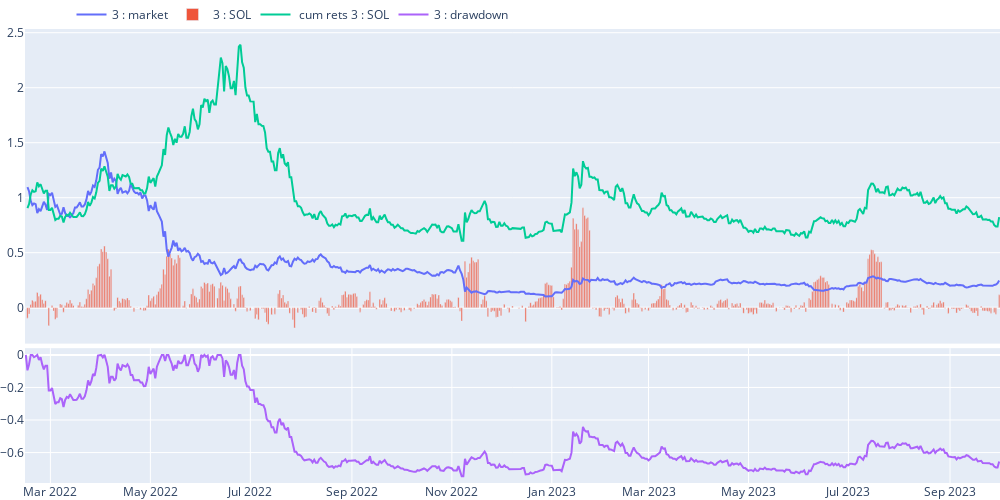
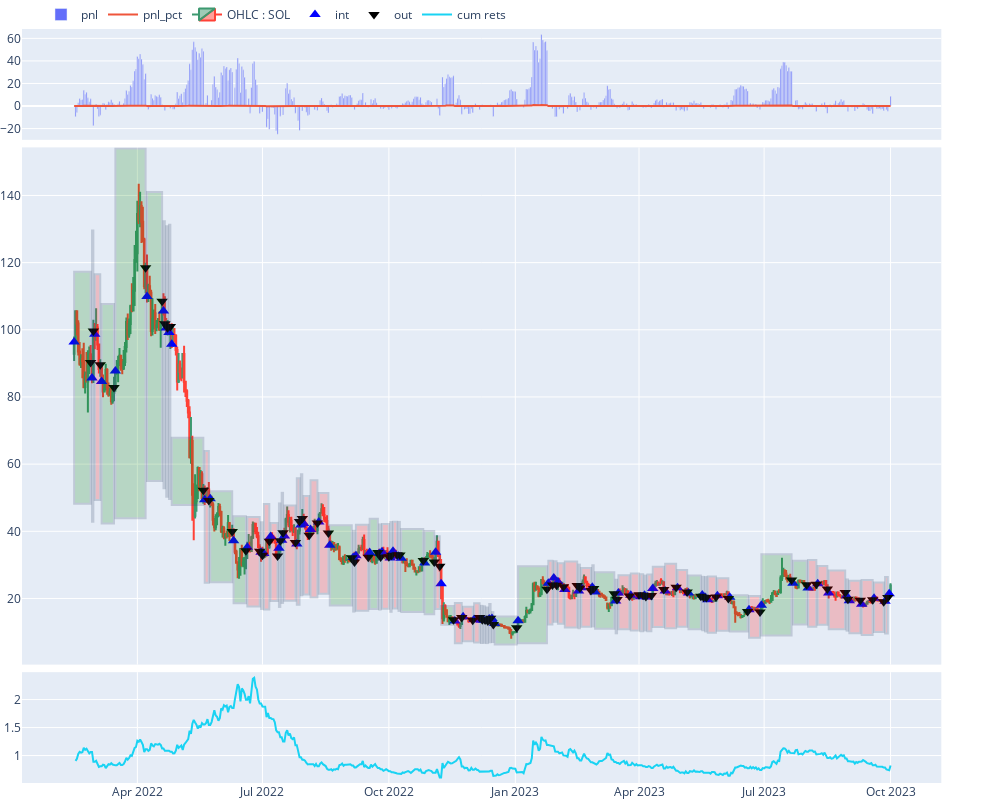

Notebook cell for these charts, in order:
### Code cell
AGENT[2].view_report()

### Figure 1 — Plotly figure (JSON) as saved in the notebook; plotly's stock layout.template omitted (floating-point values rounded to 4 significant figures; data arrays with more than 128 entries replaced by an {"elided": "..."} marker saying what was removed)
{"data": [{"name": "3 : market", "type": "scatter", "x": {"elided": "595 str values"}, "xaxis": "x", "y": {"elided": "595 float values"}, "yaxis": "y"}, {"name": "3 : SOL", "type": "bar", "x": {"elided": "595 str values"}, "xaxis": "x", "y": {"elided": "595 float values"}, "yaxis": "y"}, {"name": " cum rets 3 : SOL", "type": "scatter", "x": {"elided": "595 str values"}, "xaxis": "x", "y": {"elided": "595 float values"}, "yaxis": "y"}, {"name": "3 : drawdown", "type": "scatter", "x": {"elided": "595 str values"}, "xaxis": "x2", "y": {"elided": "595 float values"}, "yaxis": "y2"}], "layout": {"height": 500, "legend": {"orientation": "h", "x": 0.5, "xanchor": "right", "y": 1, "yanchor": "bottom"}, "margin": {"b": 0, "l": 10, "r": 0, "t": 0}, "width": 1000, "xaxis": {"anchor": "y", "domain": [0, 1], "matches": "x2", "showticklabels": false}, "xaxis2": {"anchor": "y2", "domain": [0, 1]}, "yaxis": {"anchor": "x", "domain": [0.307, 1]}, "yaxis2": {"anchor": "x2", "domain": [0, 0.297]}}}

### Figure 2 — Plotly figure (JSON) as saved in the notebook; plotly's stock layout.template omitted (floating-point values rounded to 4 significant figures; data arrays with more than 128 entries replaced by an {"elided": "..."} marker saying what was removed)
{"data": [{"name": "pnl", "type": "bar", "x": {"elided": "595 str values"}, "xaxis": "x", "y": {"elided": "595 float values"}, "yaxis": "y"}, {"name": "pnl_pct", "type": "scatter", "x": {"elided": "595 str values"}, "xaxis": "x", "y": {"elided": "595 float values"}, "yaxis": "y"}, {"close": {"elided": "595 float values"}, "high": {"elided": "595 float values"}, "low": {"elided": "595 float values"}, "name": "OHLC : SOL", "open": {"elided": "595 float values"}, "type": "candlestick", "x": {"elided": "595 str values"}, "xaxis": "x2", "yaxis": "y3"}, {"marker": {"color": "blue", "size": 10, "symbol": 5}, "mode": "markers", "name": "int", "type": "scatter", "x": ["2022-02-14T00:00:00", "2022-02-27T00:00:00", "2022-03-01T00:00:00", "2022-03-06T00:00:00", "2022-03-16T00:00:00", "2022-04-08T00:00:00", "2022-04-20T00:00:00", "2022-04-22T00:00:00", "2022-04-24T00:00:00", "2022-04-26T00:00:00", "2022-05-20T00:00:00", "2022-05-24T00:00:00", "2022-06-10T00:00:00", "2022-06-20T00:00:00", "2022-06-30T00:00:00", "2022-07-02T00:00:00", "2022-07-07T00:00:00", "2022-07-13T00:00:00", "2022-07-15T00:00:00", "2022-07-17T00:00:00", "2022-07-26T00:00:00", "2022-07-29T00:00:00", "2022-07-31T00:00:00", "2022-08-05T00:00:00", "2022-08-11T00:00:00", "2022-08-19T00:00:00", "2022-09-05T00:00:00", "2022-09-07T00:00:00", "2022-09-17T00:00:00", "2022-09-24T00:00:00", "2022-09-26T00:00:00", "2022-10-02T00:00:00", "2022-10-04T00:00:00", "2022-10-08T00:00:00", "2022-10-10T00:00:00", "2022-10-27T00:00:00", "2022-11-04T00:00:00", "2022-11-08T00:00:00", "2022-11-18T00:00:00", "2022-11-24T00:00:00", "2022-12-02T00:00:00", "2022-12-07T00:00:00", "2022-12-09T00:00:00", "2022-12-11T00:00:00", "2022-12-13T00:00:00", "2022-12-15T00:00:00", "2022-12-17T00:00:00", "2023-01-03T00:00:00", "2023-01-25T00:00:00", "2023-01-29T00:00:00", "2023-02-01T00:00:00", "2023-02-06T00:00:00", "2023-02-16T00:00:00", "2023-02-18T00:00:00", "2023-02-26T00:00:00", "2023-02-28T00:00:00", "2023-03-15T00:00:00", "2023-03-17T00:00:00", "2023-03-26T00:00:00", "2023-04-02T00:00:00", "2023-04-05T00:00:00", "2023-04-07T00:00:00", "2023-04-11T00:00:00", "2023-04-20T00:00:00", "2023-04-29T00:00:00", "2023-05-07T00:00:00", "2023-05-17T00:00:00", "2023-05-19T00:00:00", "2023-05-21T00:00:00", "2023-05-28T00:00:00", "2023-06-06T00:00:00", "2023-06-20T00:00:00", "2023-06-29T00:00:00", "2023-07-22T00:00:00", "2023-08-02T00:00:00", "2023-08-09T00:00:00", "2023-08-17T00:00:00", "2023-08-30T00:00:00", "2023-09-01T00:00:00", "2023-09-10T00:00:00", "2023-09-19T00:00:00", "2023-09-27T00:00:00", "2023-09-30T00:00:00"], "xaxis": "x2", "y": [96.37, 85.63, 98.66, 84.57, 87.77, 109.9, 105.6, 100.5, 99.23, 95.7, 49.43, 49.67, 37.17, 35.24, 33.76, 33.36, 38.46, 34.94, 37.36, 38.62, 36.25, 41.91, 42.35, 40.55, 42.77, 35.81, 32.18, 32.69, 33.68, 33.38, 33.88, 32.06, 34.09, 32.58, 31.96, 30.58, 33.74, 24.38, 13.27, 14.59, 13.71, 13.49, 13.59, 13.42, 13.89, 14.04, 12.51, 13.37, 24.52, 26.07, 25, 22.66, 22.24, 23.19, 23.36, 21.89, 19.24, 21.6, 20.94, 20.52, 20.97, 20.44, 22.98, 22.2, 23.19, 21.66, 21.06, 20.36, 19.61, 20.81, 20.38, 16.64, 17.99, 24.52, 23.15, 24.38, 21.66, 20.82, 19.33, 18.24, 20.03, 19.14, 21.37], "yaxis": "y3"}, {"marker": {"color": "black", "size": 10, "symbol": 6}, "mode": "markers", "name": "out", "type": "scatter", "x": ["2022-02-26T00:00:00", "2022-02-28T00:00:00", "2022-03-05T00:00:00", "2022-03-15T00:00:00", "2022-04-07T00:00:00", "2022-04-19T00:00:00", "2022-04-21T00:00:00", "2022-04-23T00:00:00", "2022-04-25T00:00:00", "2022-05-19T00:00:00", "2022-05-23T00:00:00", "2022-06-09T00:00:00", "2022-06-19T00:00:00", "2022-06-29T00:00:00", "2022-07-01T00:00:00", "2022-07-06T00:00:00", "2022-07-12T00:00:00", "2022-07-14T00:00:00", "2022-07-16T00:00:00", "2022-07-25T00:00:00", "2022-07-28T00:00:00", "2022-07-30T00:00:00", "2022-08-04T00:00:00", "2022-08-10T00:00:00", "2022-08-18T00:00:00", "2022-09-04T00:00:00", "2022-09-06T00:00:00", "2022-09-16T00:00:00", "2022-09-23T00:00:00", "2022-09-25T00:00:00", "2022-10-01T00:00:00", "2022-10-03T00:00:00", "2022-10-07T00:00:00", "2022-10-09T00:00:00", "2022-10-26T00:00:00", "2022-11-03T00:00:00", "2022-11-07T00:00:00", "2022-11-17T00:00:00", "2022-11-23T00:00:00", "2022-12-01T00:00:00", "2022-12-06T00:00:00", "2022-12-08T00:00:00", "2022-12-10T00:00:00", "2022-12-12T00:00:00", "2022-12-14T00:00:00", "2022-12-16T00:00:00", "2023-01-02T00:00:00", "2023-01-24T00:00:00", "2023-01-28T00:00:00", "2023-01-31T00:00:00", "2023-02-05T00:00:00", "2023-02-15T00:00:00", "2023-02-17T00:00:00", "2023-02-25T00:00:00", "2023-02-27T00:00:00", "2023-03-14T00:00:00", "2023-03-16T00:00:00", "2023-03-25T00:00:00", "2023-04-01T00:00:00", "2023-04-04T00:00:00", "2023-04-06T00:00:00", "2023-04-10T00:00:00", "2023-04-19T00:00:00", "2023-04-28T00:00:00", "2023-05-06T00:00:00", "2023-05-16T00:00:00", "2023-05-18T00:00:00", "2023-05-20T00:00:00", "2023-05-27T00:00:00", "2023-06-05T00:00:00", "2023-06-19T00:00:00", "2023-06-28T00:00:00", "2023-07-21T00:00:00", "2023-08-01T00:00:00", "2023-08-08T00:00:00", "2023-08-16T00:00:00", "2023-08-29T00:00:00", "2023-08-31T00:00:00", "2023-09-09T00:00:00", "2023-09-18T00:00:00", "2023-09-26T00:00:00", "2023-09-29T00:00:00"], "xaxis": "x2", "y": [90.23, 99.68, 89.63, 82.84, 118.5, 108.5, 101.8, 100.6, 101.0, 52.2, 49.17, 39.96, 34.19, 34.05, 32.84, 37.04, 32.68, 37.15, 39.58, 36.65, 42.91, 43.84, 38.83, 42.47, 39.52, 32.16, 30.88, 32.25, 33.66, 32.34, 32.44, 32.89, 32.98, 32.92, 31.29, 30.85, 29.62, 13.65, 14.36, 13.51, 14.3, 13.69, 13.58, 13.31, 14.12, 12.25, 11.28, 22.78, 24, 23.92, 23.47, 23.86, 23.14, 22.37, 22.99, 21.38, 19.67, 20.73, 21.08, 20.92, 20.62, 20.89, 22.66, 23.34, 21.91, 20.67, 20.34, 20.28, 20.43, 20, 16.1, 15.97, 25.5, 24.05, 24.22, 22.82, 21.79, 19.74, 19.44, 19.64, 19.03, 20.28], "yaxis": "y3"}, {"name": "cum rets", "type": "scatter", "x": {"elided": "595 str values"}, "xaxis": "x3", "y": {"elided": "595 float values"}, "yaxis": "y5"}], "layout": {"height": 800, "legend": {"orientation": "h", "x": 0.5, "xanchor": "right", "y": 1, "yanchor": "bottom"}, "margin": {"b": 0, "l": 10, "r": 0, "t": 0}, "shapes": [{"fillcolor": "green", "opacity": 0.2, "x0": "2022-02-14T00:00:00", "x1": "2022-02-26T00:00:00", "xref": "x2", "y0": 48.19, "y1": 117.3, "yref": "y3"}, {"fillcolor": "red", "opacity": 0.2, "x0": "2022-02-27T00:00:00", "x1": "2022-02-28T00:00:00", "xref": "x2", "y0": 42.81, "y1": 129.6, "yref": "y3"}, {"fillcolor": "red", "opacity": 0.2, "x0": "2022-03-01T00:00:00", "x1": "2022-03-05T00:00:00", "xref": "x2", "y0": 49.33, "y1": 116.5, "yref": "y3"}, {"fillcolor": "green", "opacity": 0.2, "x0": "2022-03-06T00:00:00", "x1": "2022-03-15T00:00:00", "xref": "x2", "y0": 42.28, "y1": 107.7, "yref": "y3"}, {"fillcolor": "green", "opacity": 0.2, "x0": "2022-03-16T00:00:00", "x1": "2022-04-07T00:00:00", "xref": "x2", "y0": 43.88, "y1": 154.0, "yref": "y3"}, {"fillcolor": "green", "opacity": 0.2, "x0": "2022-04-08T00:00:00", "x1": "2022-04-19T00:00:00", "xref": "x2", "y0": 54.96, "y1": 141.1, "yref": "y3"}, {"fillcolor": "red", "opacity": 0.2, "x0": "2022-04-20T00:00:00", "x1": "2022-04-21T00:00:00", "xref": "x2", "y0": 52.8, "y1": 132.3, "yref": "y3"}, {"fillcolor": "green", "opacity": 0.2, "x0": "2022-04-22T00:00:00", "x1": "2022-04-23T00:00:00", "xref": "x2", "y0": 50.27, "y1": 130.8, "yref": "y3"}, {"fillcolor": "red", "opacity": 0.2, "x0": "2022-04-24T00:00:00", "x1": "2022-04-25T00:00:00", "xref": "x2", "y0": 49.62, "y1": 131.3, "yref": "y3"}, {"fillcolor": "green", "opacity": 0.2, "x0": "2022-04-26T00:00:00", "x1": "2022-05-19T00:00:00", "xref": "x2", "y0": 47.85, "y1": 67.86, "yref": "y3"}, {"fillcolor": "red", "opacity": 0.2, "x0": "2022-05-20T00:00:00", "x1": "2022-05-23T00:00:00", "xref": "x2", "y0": 24.71, "y1": 63.92, "yref": "y3"}, {"fillcolor": "green", "opacity": 0.2, "x0": "2022-05-24T00:00:00", "x1": "2022-06-09T00:00:00", "xref": "x2", "y0": 24.84, "y1": 51.95, "yref": "y3"}, {"fillcolor": "green", "opacity": 0.2, "x0": "2022-06-10T00:00:00", "x1": "2022-06-19T00:00:00", "xref": "x2", "y0": 18.59, "y1": 44.45, "yref": "y3"}, {"fillcolor": "red", "opacity": 0.2, "x0": "2022-06-20T00:00:00", "x1": "2022-06-29T00:00:00", "xref": "x2", "y0": 17.62, "y1": 44.27, "yref": "y3"}, {"fillcolor": "red", "opacity": 0.2, "x0": "2022-06-30T00:00:00", "x1": "2022-07-01T00:00:00", "xref": "x2", "y0": 16.88, "y1": 42.69, "yref": "y3"}, {"fillcolor": "red", "opacity": 0.2, "x0": "2022-07-02T00:00:00", "x1": "2022-07-06T00:00:00", "xref": "x2", "y0": 16.68, "y1": 48.15, "yref": "y3"}, {"fillcolor": "red", "opacity": 0.2, "x0": "2022-07-07T00:00:00", "x1": "2022-07-12T00:00:00", "xref": "x2", "y0": 19.23, "y1": 42.48, "yref": "y3"}, {"fillcolor": "red", "opacity": 0.2, "x0": "2022-07-13T00:00:00", "x1": "2022-07-14T00:00:00", "xref": "x2", "y0": 17.47, "y1": 48.3, "yref": "y3"}, {"fillcolor": "red", "opacity": 0.2, "x0": "2022-07-15T00:00:00", "x1": "2022-07-16T00:00:00", "xref": "x2", "y0": 18.68, "y1": 51.45, "yref": "y3"}, {"fillcolor": "red", "opacity": 0.2, "x0": "2022-07-17T00:00:00", "x1": "2022-07-25T00:00:00", "xref": "x2", "y0": 19.31, "y1": 47.65, "yref": "y3"}, {"fillcolor": "red", "opacity": 0.2, "x0": "2022-07-26T00:00:00", "x1": "2022-07-28T00:00:00", "xref": "x2", "y0": 18.12, "y1": 55.78, "yref": "y3"}, {"fillcolor": "red", "opacity": 0.2, "x0": "2022-07-29T00:00:00", "x1": "2022-07-30T00:00:00", "xref": "x2", "y0": 20.95, "y1": 56.99, "yref": "y3"}, {"fillcolor": "red", "opacity": 0.2, "x0": "2022-07-31T00:00:00", "x1": "2022-08-04T00:00:00", "xref": "x2", "y0": 21.18, "y1": 50.48, "yref": "y3"}, {"fillcolor": "red", "opacity": 0.2, "x0": "2022-08-05T00:00:00", "x1": "2022-08-10T00:00:00", "xref": "x2", "y0": 20.27, "y1": 55.21, "yref": "y3"}, {"fillcolor": "red", "opacity": 0.2, "x0": "2022-08-11T00:00:00", "x1": "2022-08-18T00:00:00", "xref": "x2", "y0": 21.39, "y1": 51.38, "yref": "y3"}, {"fillcolor": "green", "opacity": 0.2, "x0": "2022-08-19T00:00:00", "x1": "2022-09-04T00:00:00", "xref": "x2", "y0": 17.91, "y1": 41.81, "yref": "y3"}, {"fillcolor": "red", "opacity": 0.2, "x0": "2022-09-05T00:00:00", "x1": "2022-09-06T00:00:00", "xref": "x2", "y0": 16.09, "y1": 40.14, "yref": "y3"}, {"fillcolor": "red", "opacity": 0.2, "x0": "2022-09-07T00:00:00", "x1": "2022-09-16T00:00:00", "xref": "x2", "y0": 16.34, "y1": 41.93, "yref": "y3"}, {"fillcolor": "green", "opacity": 0.2, "x0": "2022-09-17T00:00:00", "x1": "2022-09-23T00:00:00", "xref": "x2", "y0": 16.84, "y1": 43.76, "yref": "y3"}, {"fillcolor": "red", "opacity": 0.2, "x0": "2022-09-24T00:00:00", "x1": "2022-09-25T00:00:00", "xref": "x2", "y0": 16.69, "y1": 42.04, "yref": "y3"}, {"fillcolor": "red", "opacity": 0.2, "x0": "2022-09-26T00:00:00", "x1": "2022-10-01T00:00:00", "xref": "x2", "y0": 16.94, "y1": 42.17, "yref": "y3"}, {"fillcolor": "red", "opacity": 0.2, "x0": "2022-10-02T00:00:00", "x1": "2022-10-03T00:00:00", "xref": "x2", "y0": 16.03, "y1": 42.76, "yref": "y3"}, {"fillcolor": "red", "opacity": 0.2, "x0": "2022-10-04T00:00:00", "x1": "2022-10-07T00:00:00", "xref": "x2", "y0": 17.05, "y1": 42.87, "yref": "y3"}, {"fillcolor": "red", "opacity": 0.2, "x0": "2022-10-08T00:00:00", "x1": "2022-10-09T00:00:00", "xref": "x2", "y0": 16.29, "y1": 42.8, "yref": "y3"}, {"fillcolor": "green", "opacity": 0.2, "x0": "2022-10-10T00:00:00", "x1": "2022-10-26T00:00:00", "xref": "x2", "y0": 15.98, "y1": 40.68, "yref": "y3"}, {"fillcolor": "green", "opacity": 0.2, "x0": "2022-10-27T00:00:00", "x1": "2022-11-03T00:00:00", "xref": "x2", "y0": 15.29, "y1": 40.11, "yref": "y3"}, {"fillcolor": "red", "opacity": 0.2, "x0": "2022-11-04T00:00:00", "x1": "2022-11-07T00:00:00", "xref": "x2", "y0": 16.87, "y1": 38.51, "yref": "y3"}, {"fillcolor": "green", "opacity": 0.2, "x0": "2022-11-08T00:00:00", "x1": "2022-11-17T00:00:00", "xref": "x2", "y0": 12.19, "y1": 17.75, "yref": "y3"}, {"fillcolor": "red", "opacity": 0.2, "x0": "2022-11-18T00:00:00", "x1": "2022-11-23T00:00:00", "xref": "x2", "y0": 6.635, "y1": 18.67, "yref": "y3"}, {"fillcolor": "red", "opacity": 0.2, "x0": "2022-11-24T00:00:00", "x1": "2022-12-01T00:00:00", "xref": "x2", "y0": 7.295, "y1": 17.56, "yref": "y3"}, {"fillcolor": "red", "opacity": 0.2, "x0": "2022-12-02T00:00:00", "x1": "2022-12-06T00:00:00", "xref": "x2", "y0": 6.855, "y1": 18.59, "yref": "y3"}, {"fillcolor": "green", "opacity": 0.2, "x0": "2022-12-07T00:00:00", "x1": "2022-12-08T00:00:00", "xref": "x2", "y0": 6.745, "y1": 17.8, "yref": "y3"}, {"fillcolor": "red", "opacity": 0.2, "x0": "2022-12-09T00:00:00", "x1": "2022-12-10T00:00:00", "xref": "x2", "y0": 6.795, "y1": 17.65, "yref": "y3"}, {"fillcolor": "red", "opacity": 0.2, "x0": "2022-12-11T00:00:00", "x1": "2022-12-12T00:00:00", "xref": "x2", "y0": 6.71, "y1": 17.3, "yref": "y3"}, {"fillcolor": "green", "opacity": 0.2, "x0": "2022-12-13T00:00:00", "x1": "2022-12-14T00:00:00", "xref": "x2", "y0": 6.945, "y1": 18.36, "yref": "y3"}, {"fillcolor": "red", "opacity": 0.2, "x0": "2022-12-15T00:00:00", "x1": "2022-12-16T00:00:00", "xref": "x2", "y0": 7.02, "y1": 15.93, "yref": "y3"}, {"fillcolor": "green", "opacity": 0.2, "x0": "2022-12-17T00:00:00", "x1": "2023-01-02T00:00:00", "xref": "x2", "y0": 6.255, "y1": 14.66, "yref": "y3"}, {"fillcolor": "green", "opacity": 0.2, "x0": "2023-01-03T00:00:00", "x1": "2023-01-24T00:00:00", "xref": "x2", "y0": 6.685, "y1": 29.61, "yref": "y3"}, {"fillcolor": "red", "opacity": 0.2, "x0": "2023-01-25T00:00:00", "x1": "2023-01-28T00:00:00", "xref": "x2", "y0": 12.26, "y1": 31.2, "yref": "y3"}, {"fillcolor": "red", "opacity": 0.2, "x0": "2023-01-29T00:00:00", "x1": "2023-01-31T00:00:00", "xref": "x2", "y0": 13.04, "y1": 31.1, "yref": "y3"}, {"fillcolor": "red", "opacity": 0.2, "x0": "2023-02-01T00:00:00", "x1": "2023-02-05T00:00:00", "xref": "x2", "y0": 12.5, "y1": 30.51, "yref": "y3"}, {"fillcolor": "red", "opacity": 0.2, "x0": "2023-02-06T00:00:00", "x1": "2023-02-15T00:00:00", "xref": "x2", "y0": 11.33, "y1": 31.02, "yref": "y3"}, {"fillcolor": "red", "opacity": 0.2, "x0": "2023-02-16T00:00:00", "x1": "2023-02-17T00:00:00", "xref": "x2", "y0": 11.12, "y1": 30.08, "yref": "y3"}, {"fillcolor": "red", "opacity": 0.2, "x0": "2023-02-18T00:00:00", "x1": "2023-02-25T00:00:00", "xref": "x2", "y0": 11.6, "y1": 29.08, "yref": "y3"}, {"fillcolor": "red", "opacity": 0.2, "x0": "2023-02-26T00:00:00", "x1": "2023-02-27T00:00:00", "xref": "x2", "y0": 11.68, "y1": 29.89, "yref": "y3"}, {"fillcolor": "green", "opacity": 0.2, "x0": "2023-02-28T00:00:00", "x1": "2023-03-14T00:00:00", "xref": "x2", "y0": 10.95, "y1": 27.79, "yref": "y3"}, {"fillcolor": "red", "opacity": 0.2, "x0": "2023-03-15T00:00:00", "x1": "2023-03-16T00:00:00", "xref": "x2", "y0": 9.62, "y1": 25.57, "yref": "y3"}, {"fillcolor": "red", "opacity": 0.2, "x0": "2023-03-17T00:00:00", "x1": "2023-03-25T00:00:00", "xref": "x2", "y0": 10.8, "y1": 26.95, "yref": "y3"}, {"fillcolor": "red", "opacity": 0.2, "x0": "2023-03-26T00:00:00", "x1": "2023-04-01T00:00:00", "xref": "x2", "y0": 10.47, "y1": 27.4, "yref": "y3"}, {"fillcolor": "red", "opacity": 0.2, "x0": "2023-04-02T00:00:00", "x1": "2023-04-04T00:00:00", "xref": "x2", "y0": 10.26, "y1": 27.2, "yref": "y3"}, {"fillcolor": "red", "opacity": 0.2, "x0": "2023-04-05T00:00:00", "x1": "2023-04-06T00:00:00", "xref": "x2", "y0": 10.48, "y1": 26.81, "yref": "y3"}, {"fillcolor": "red", "opacity": 0.2, "x0": "2023-04-07T00:00:00", "x1": "2023-04-10T00:00:00", "xref": "x2", "y0": 10.22, "y1": 27.16, "yref": "y3"}, {"fillcolor": "red", "opacity": 0.2, "x0": "2023-04-11T00:00:00", "x1": "2023-04-19T00:00:00", "xref": "x2", "y0": 11.49, "y1": 29.46, "yref": "y3"}, {"fillcolor": "red", "opacity": 0.2, "x0": "2023-04-20T00:00:00", "x1": "2023-04-28T00:00:00", "xref": "x2", "y0": 11.1, "y1": 30.34, "yref": "y3"}, {"fillcolor": "red", "opacity": 0.2, "x0": "2023-04-29T00:00:00", "x1": "2023-05-06T00:00:00", "xref": "x2", "y0": 11.6, "y1": 28.48, "yref": "y3"}, {"fillcolor": "green", "opacity": 0.2, "x0": "2023-05-07T00:00:00", "x1": "2023-05-16T00:00:00", "xref": "x2", "y0": 10.83, "y1": 26.87, "yref": "y3"}, {"fillcolor": "red", "opacity": 0.2, "x0": "2023-05-17T00:00:00", "x1": "2023-05-18T00:00:00", "xref": "x2", "y0": 10.53, "y1": 26.44, "yref": "y3"}, {"fillcolor": "red", "opacity": 0.2, "x0": "2023-05-19T00:00:00", "x1": "2023-05-20T00:00:00", "xref": "x2", "y0": 10.18, "y1": 26.36, "yref": "y3"}, {"fillcolor": "red", "opacity": 0.2, "x0": "2023-05-21T00:00:00", "x1": "2023-05-27T00:00:00", "xref": "x2", "y0": 9.805, "y1": 26.56, "yref": "y3"}, {"fillcolor": "red", "opacity": 0.2, "x0": "2023-05-28T00:00:00", "x1": "2023-06-05T00:00:00", "xref": "x2", "y0": 10.4, "y1": 26, "yref": "y3"}, {"fillcolor": "green", "opacity": 0.2, "x0": "2023-06-06T00:00:00", "x1": "2023-06-19T00:00:00", "xref": "x2", "y0": 10.19, "y1": 20.93, "yref": "y3"}, {"fillcolor": "red", "opacity": 0.2, "x0": "2023-06-20T00:00:00", "x1": "2023-06-28T00:00:00", "xref": "x2", "y0": 8.32, "y1": 20.76, "yref": "y3"}, {"fillcolor": "green", "opacity": 0.2, "x0": "2023-06-29T00:00:00", "x1": "2023-07-21T00:00:00", "xref": "x2", "y0": 8.995, "y1": 33.15, "yref": "y3"}, {"fillcolor": "green", "opacity": 0.2, "x0": "2023-07-22T00:00:00", "x1": "2023-08-01T00:00:00", "xref": "x2", "y0": 12.26, "y1": 31.27, "yref": "y3"}, {"fillcolor": "red", "opacity": 0.2, "x0": "2023-08-02T00:00:00", "x1": "2023-08-08T00:00:00", "xref": "x2", "y0": 11.57, "y1": 31.49, "yref": "y3"}, {"fillcolor": "red", "opacity": 0.2, "x0": "2023-08-09T00:00:00", "x1": "2023-08-16T00:00:00", "xref": "x2", "y0": 12.19, "y1": 29.67, "yref": "y3"}, {"fillcolor": "red", "opacity": 0.2, "x0": "2023-08-17T00:00:00", "x1": "2023-08-29T00:00:00", "xref": "x2", "y0": 10.83, "y1": 28.33, "yref": "y3"}, {"fillcolor": "red", "opacity": 0.2, "x0": "2023-08-30T00:00:00", "x1": "2023-08-31T00:00:00", "xref": "x2", "y0": 10.41, "y1": 25.66, "yref": "y3"}, {"fillcolor": "red", "opacity": 0.2, "x0": "2023-09-01T00:00:00", "x1": "2023-09-09T00:00:00", "xref": "x2", "y0": 9.665, "y1": 25.27, "yref": "y3"}, {"fillcolor": "red", "opacity": 0.2, "x0": "2023-09-10T00:00:00", "x1": "2023-09-18T00:00:00", "xref": "x2", "y0": 9.12, "y1": 25.53, "yref": "y3"}, {"fillcolor": "red", "opacity": 0.2, "x0": "2023-09-19T00:00:00", "x1": "2023-09-26T00:00:00", "xref": "x2", "y0": 10.02, "y1": 24.74, "yref": "y3"}, {"fillcolor": "red", "opacity": 0.2, "x0": "2023-09-27T00:00:00", "x1": "2023-09-29T00:00:00", "xref": "x2", "y0": 9.57, "y1": 26.36, "yref": "y3"}], "width": 1000, "xaxis": {"anchor": "y", "domain": [0, 0.94], "matches": "x3", "rangeslider": {"visible": false}, "showticklabels": false}, "xaxis2": {"anchor": "y3", "domain": [0, 0.94], "matches": "x3", "rangeslider": {"visible": false}, "showticklabels": false}, "xaxis3": {"anchor": "y5", "domain": [0, 0.94], "rangeslider": {"visible": false}}, "yaxis": {"anchor": "x", "domain": [0.853, 1]}, "yaxis2": {"anchor": "x", "overlaying": "y", "side": "right"}, "yaxis3": {"anchor": "x2", "domain": [0.157, 0.843]}, "yaxis4": {"anchor": "x2", "overlaying": "y3", "side": "right"}, "yaxis5": {"anchor": "x3", "domain": [0, 0.147]}, "yaxis6": {"anchor": "x3", "overlaying": "y5", "side": "right"}}}
